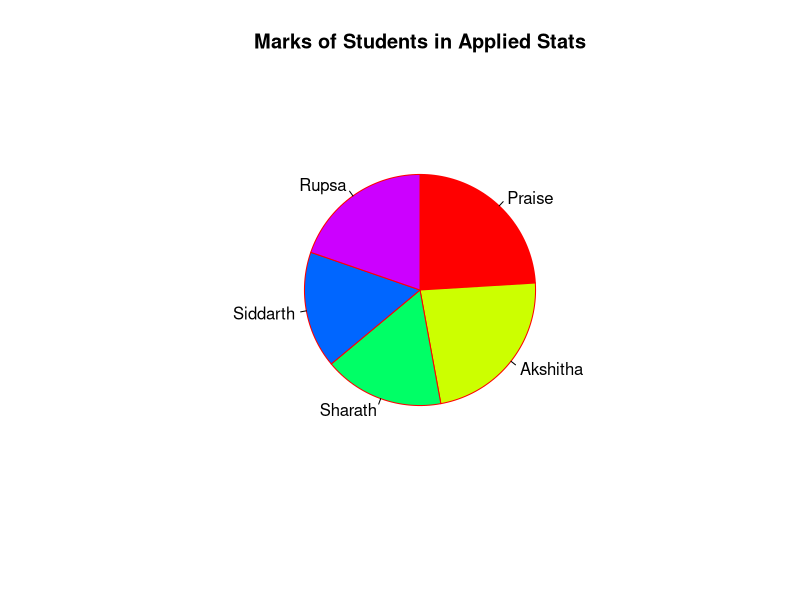
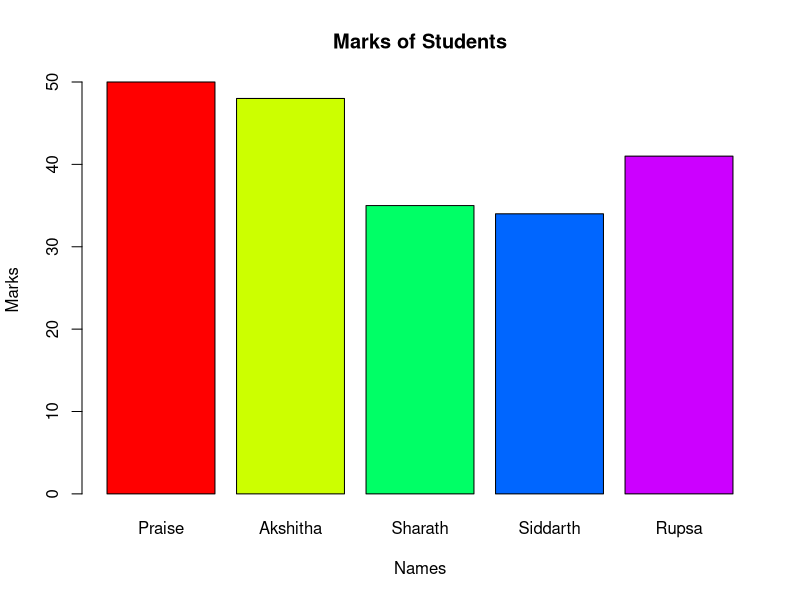

These figures' R source, in order:
# Drawing a Pie Chart

marks <- c(50, 48, 35, 34, 41)
names <- c("Praise", "Akshitha", "Sharath", "Siddarth", "Rupsa")
pie(marks, names, radius = 0.6, main = "Marks of Students in Applied Stats",
    col = rainbow(length(marks)), clockwise = TRUE, border = "#ff0000")

barplot(marks, ylab = "Marks", xlab = "Names", main = "Marks of Students",
        names.arg = names, col = rainbow(length(marks)))